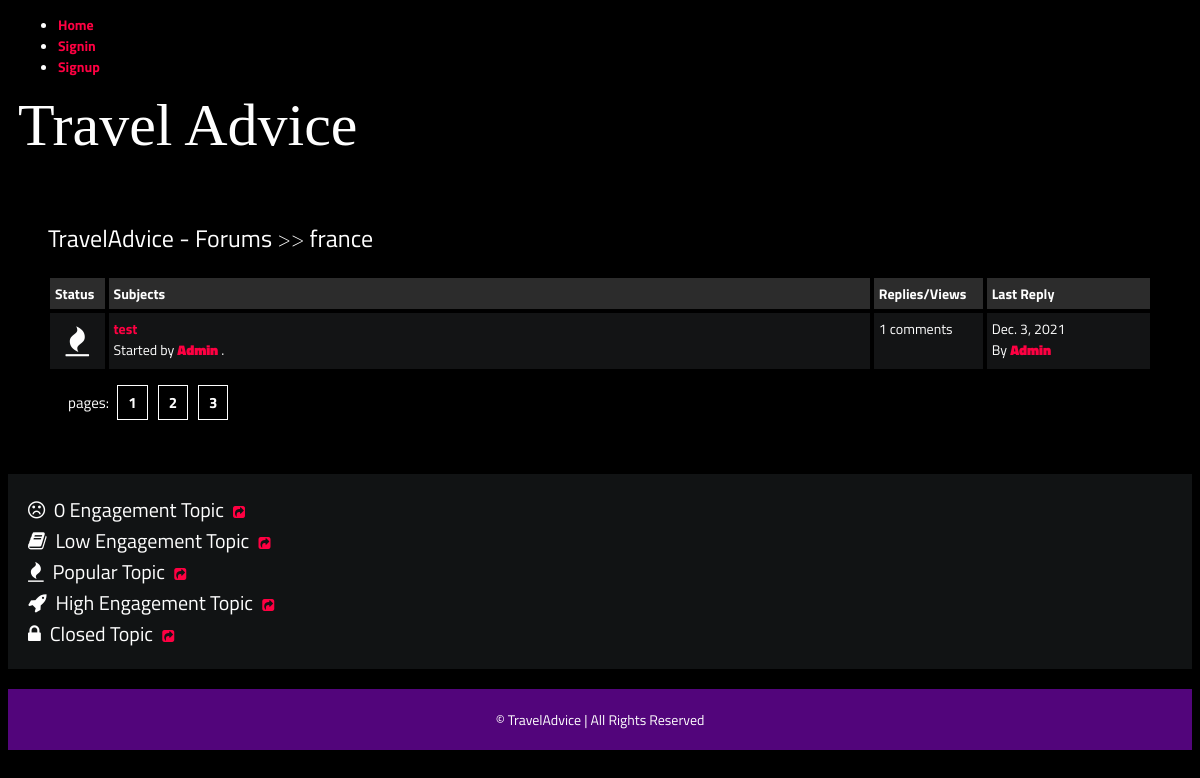
The app's page /forum/posts/france/, older data.
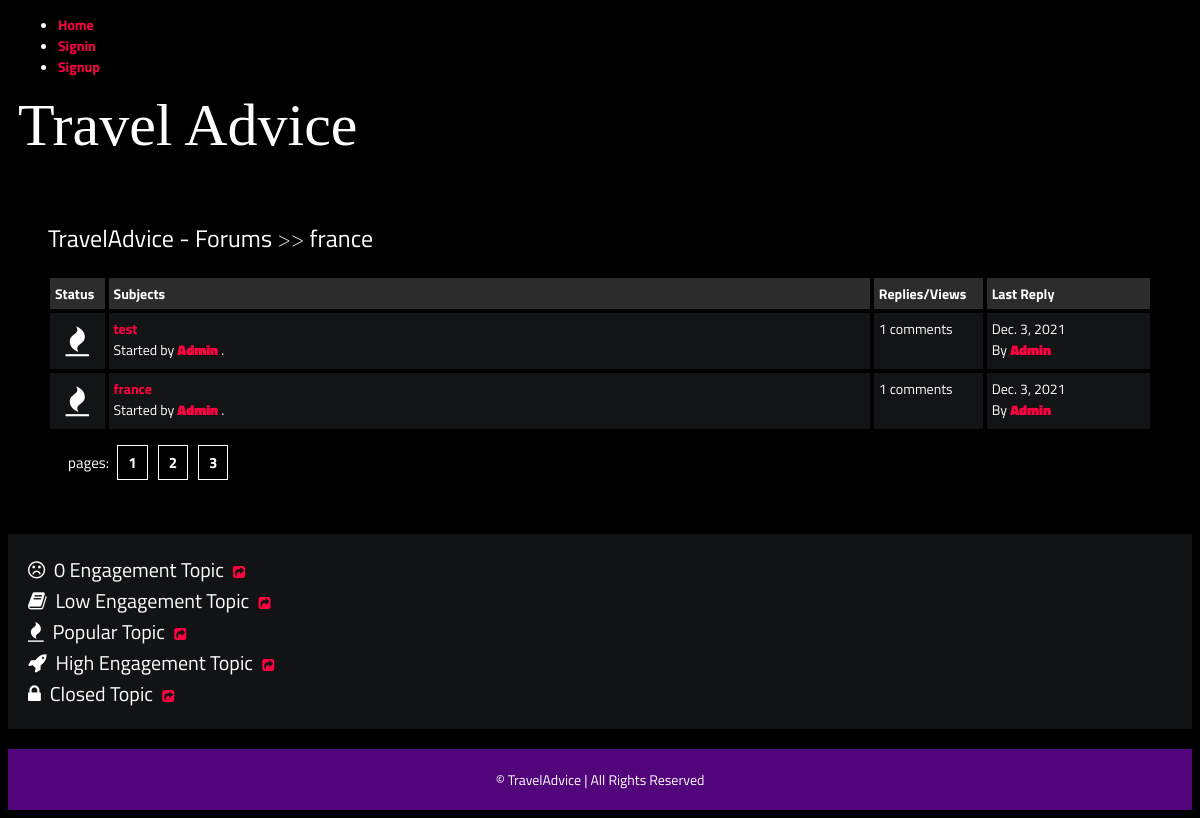
The same page, newer data.
### forum/models.py (models this page shows, shortened)
class Category(models.Model):
    title = models.CharField(max_length=50)
    slug = models.SlugField(max_length=400, unique=True, blank=True)
    description = models.TextField(default="description")
    class Meta:
        verbose_name_plural = "categories"
    def get_url(self):
        return reverse("posts", kwargs={ #imported from django.shortcuts
            "slug": self.slug
        })

class Post(models.Model):
    title = models.CharField(max_length=400)
    slug = models.SlugField(max_length=400, unique=True, blank=True)
    user = models.ForeignKey(Author, on_delete=models.CASCADE) #frame key of the author
    content = HTMLField()
    categories = models.ManyToManyField(Category)
    date = models.DateTimeField(auto_now_add=True)
    approved = models.BooleanField(default=False)
    tags = TaggableManager() #imported from taggit.managers
    comments = models.ManyToManyField(Comment, blank=True)
    def get_url(self):
        return reverse("detail", kwargs={
            "slug":self.slug
        })
    @property
    def num_comments(self):
        return self.comments.count()
    @property
    def last_reply(self):
        return self.comments.latest("date")

class Author(models.Model):
    user = models.ForeignKey(User, on_delete=models.CASCADE)
    fullname = models.CharField(max_length=40, blank=True)
    slug = models.SlugField(max_length=400, unique=True, blank=True) # imported from django.utils.text
    bio = HTMLField() #desctription of the user imported the field from tinymce.models
    points = models.IntegerField(default=0) #check later if we need this (maybe put here the rating)

class Comment(models.Model):
    user = models.ForeignKey(Author, on_delete=models.CASCADE)
    content = models.TextField()
    date = models.DateTimeField(auto_now_add=True)
    replies = models.ManyToManyField(Reply, blank=True)

### forum/views.py (the view)
# urls.py: path("posts/<slug>/", posts, name="posts"),
def posts(request, slug):
    category = get_object_or_404(Category, slug=slug)
    posts = Post.objects.filter(approved=True, categories=category)
    context = {
        "posts":posts,
        "forum": category,
    }
    return render(request, 'forum/posts.html', context)

### forum/templates/forum/posts.html
{% extends 'forumsbase.html' %}
{% block content %}
    <div class="container">
        <div class="navigate">
            <span><a href="{% url 'trips' %}">TravelAdvice - Forums</a> >> <a href="{{forum.get_url}}">{{forum.title}}</a></span>
        </div>
        <div class="posts-table">
            <div class="table-head">
                <div class="status">Status</div>
                <div class="subjects">Subjects</div>
                <div class="replies">Replies/Views</div>
                <div class="last-reply">Last Reply</div>
            </div>
                {% for post in posts %}
            <div class="table-row">
                <div class="status"><i class="fa fa-fire"></i></div>
                <div class="subjects">
                        <a href="{{post.get_url}}">{{post.title}}</a>
                    <br>
                    <span>Started by <b><a href="">{{post.user.fullname|title}}</a></b> .</span>
                </div>
                <div class="replies">
                   {{post.num_comments}} comments <br>
                </div>
                <div class="last-reply">
                    {{post.last_reply.date|date}}
                    <br>By <b><a href="">{{post.last_reply.user.fullname|title}}</a></b>
                </div>
            </div>
            {% endfor %}
        </div>
            <div class="pagination">
                pages: <a href="">1</a><a href="">2</a><a href="">3</a>
            </div>
    </div>
    <div class="note">
        <span><i class="fa fa-frown-o"></i>&nbsp; 0 Engagement Topic</span>&nbsp;&nbsp;&nbsp;<a href=""><i class="fa fa-share-square"></i></a><br>
        <span><i class="fa fa-book"></i>&nbsp; Low Engagement Topic</span>&nbsp;&nbsp;&nbsp;<a href=""><i class="fa fa-share-square"></i></a><br>
        <span><i class="fa fa-fire"></i>&nbsp; Popular Topic</span>&nbsp;&nbsp;&nbsp;<a href=""><i class="fa fa-share-square"></i></a><br>
        <span><i class="fa fa-rocket"></i>&nbsp; High Engagement Topic</span>&nbsp;&nbsp;&nbsp;<a href=""><i class="fa fa-share-square"></i></a><br>
        <span><i class="fa fa-lock"></i>&nbsp; Closed Topic</span>&nbsp;&nbsp;&nbsp;<a href=""><i class="fa fa-share-square"></i></a><br>
    </div>
   {% endblock content %}

### templates/forumsbase.html (shortened to what this page needs)
{% load static %}
<!DOCTYPE html>
<html lang="en">
<head>
    <link rel="stylesheet" href="{% static 'style.css' %}">
    <link rel="stylesheet" href="https://cdnjs.cloudflare.com/ajax/libs/font-awesome/4.7.0/css/font-awesome.min.css">
</head>
<body>
    <header>
           <ul id="mainMenu">
            	<li><a href="{% url 'trips' %}">Home</a></li>
                {% if user.is_authenticated %}
                <li><a href="{% url 'logout' %}">Logout</a></li>
                 {% else %}
            	<li><a href="{% url 'signin' %}">Signin</a></li>
            	<li><a href="{% url 'signup' %}">Signup</a></li>
                 {% endif %}
            </ul>
        <div class="navbar">
            <div class="brand">Travel Advice</div>
    </header>
    {% block content %}
    {% endblock content %}
    <footer>
        <span>&copy;  TravelAdvice | All Rights Reserved</span>
    </footer>
</body>
</html>

### static/style.css (style rules this page uses)
* { box-sizing: border-box; }
html { font-size: 14px; font-family: 'Titillium Web', sans-serif; background-color:rgb(0,0,0); color:#FEFEFE; }
a { color:#FF0042; font-weight: bolder; text-decoration: none; }
.container { margin: 20px; padding: 20px; }
header { margin-inline: 10px; }
.navbar { display:flex; align-items: center; }
.brand { font-size:60px; display: inline-block; font-family:aquire; }
footer { margin-top: 20px; padding: 20px; background-color: #52057b; display: block; text-align: center; }
.table-head { display: flex; }
.table-head div { padding: 5px; margin: 2px; background-color: #2C2C2C; font-weight: bold; }
.table-head .status { flex: 5%; }
.table-head .subjects { flex: 70%; }
.table-head .replies { flex: 10%; }
.table-head .last-reply { flex: 15%; }
.table-row { display: flex; }
.table-row .status, .table-row .subjects, .table-row .replies, .table-row .last-reply { padding: 5px; margin: 2px; background-color: #131415; }
.table-row .status { flex: 5%; font-size: 30px; text-align: center; }
.table-row .subjects { flex: 70%; }
.table-row .replies { flex: 10%; }
.table-row .last-reply { flex: 15%; }
.navigate { margin-block: 20px; font-weight: lighter; font-size: 24px; }
.navigate a { color: #fff; }
.pagination { padding: 20px; font-size: 15px; }
.pagination a { color: #fff; margin-inline: 5px; padding: 5px 10px; border: solid 0.5px #fff; }
.note { background-color:#111314; padding: 20px; display: block; }
.note span { font-size: 20px; margin-block: 5px; }

Row changes from the older to the newer data that the page shows:
added Post: title "france", user.fullname "Admin", num_comments "1", last_reply "Dec. 3, 2021", last_reply.user.fullname "Admin"
